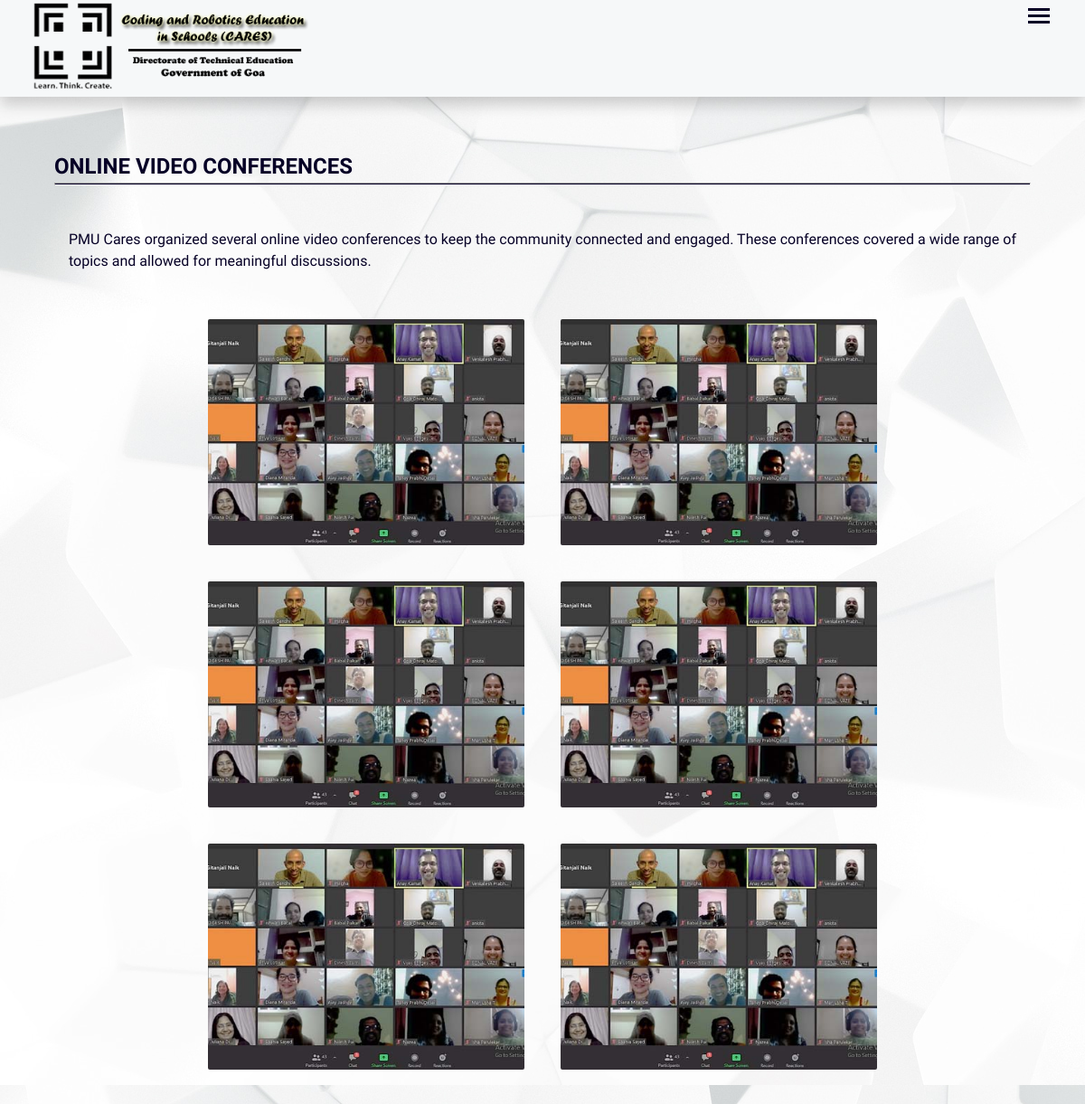
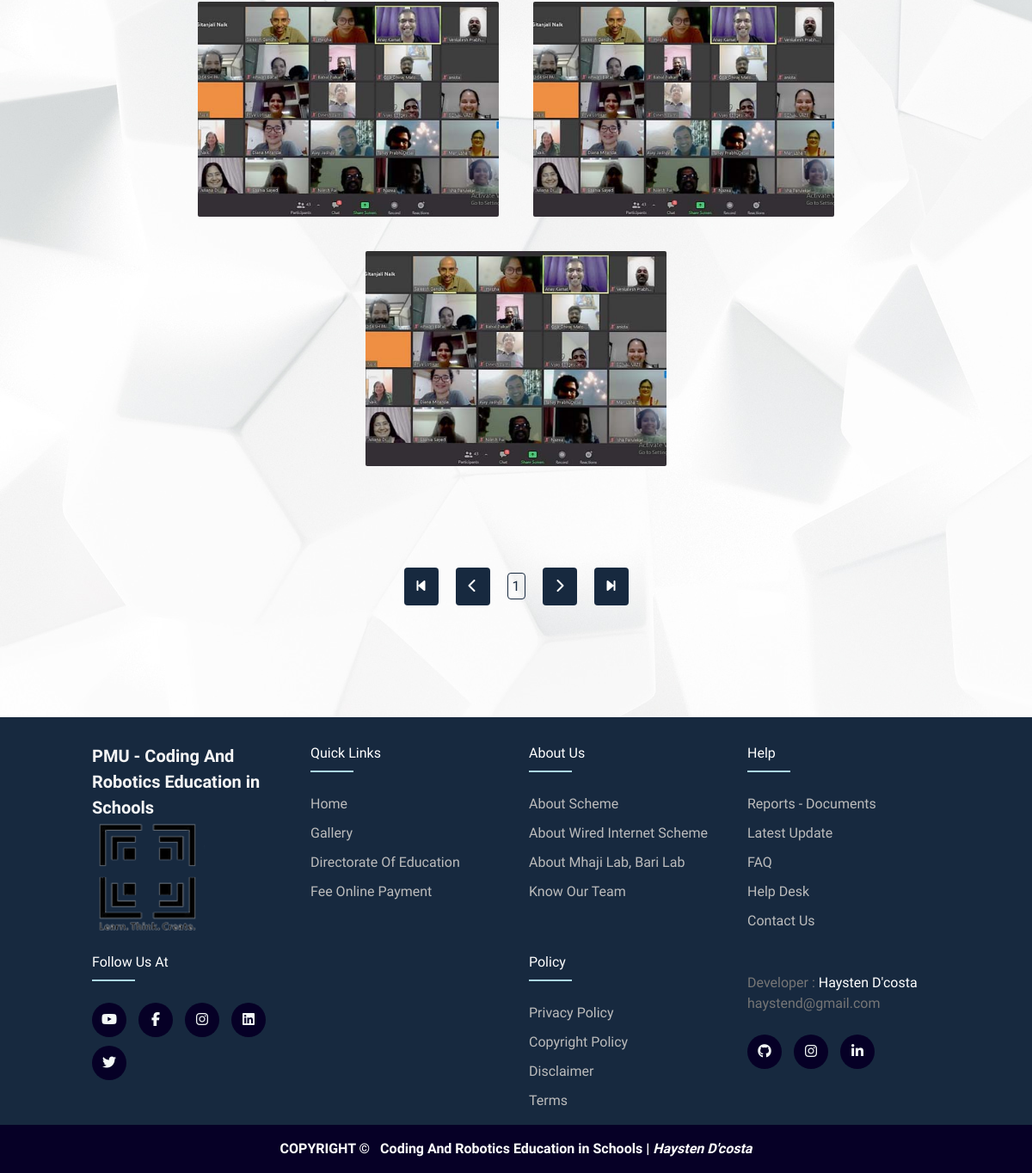
Page /php/gallery.php?id=2 on the committed database (2 pictures, top to bottom).
### tables this page shows
CREATE TABLE `pmucares_album` (
  `albumid` int(10) NOT NULL,
  `name` varchar(500) NOT NULL,
  `adesc` varchar(1000) NOT NULL,
  `image` varchar(500) NOT NULL,
  `date` datetime NOT NULL,
  `status` varchar(10) NOT NULL,
  `col_id` int(5) DEFAULT NULL,
  `category` varchar(30) DEFAULT NULL
);

CREATE TABLE `pmucares_gallery` (
  `gid` int(10) NOT NULL,
  `aid` int(10) NOT NULL,
  `gname` varchar(1000) NOT NULL,
  `gimages` varchar(1000) NOT NULL,
  `date` datetime NOT NULL,
  `status` varchar(20) NOT NULL
);

### php/gallery.php (the view, shortened to what this page needs)
<?php $aid=$_REQUEST['id']; ?>
<!DOCTYPE html>
<html lang="en">
<head>
    <link rel="stylesheet" href="https://cdnjs.cloudflare.com/ajax/libs/lightgallery-js/1.4.0/css/lightgallery.min.css">
    <link rel="stylesheet" href="https://cdnjs.cloudflare.com/ajax/libs/font-awesome/6.5.2/css/all.min.css">
    <link rel="stylesheet" href="https://unpkg.com/aos@2.3.1/dist/aos.css">
    <link rel="stylesheet" href="../css/header-footer.css">
    <link rel="stylesheet" href="../css/gallery.css">
</head>
<body>
    <header class="header">
        <div class="container">
            <div class="header-main">
                <div class="logo-container">
                    <a href="../index.php">
                        <img width="auto" height="100" src="../img/logo.png" alt="CARES LOGO"
                            sizes="(max-width: 375px) 100vw, 375px" />
                    </a>
                </div>
                <div class="open-nav-menu">
                    <span></span>
                </div>
            </div>
        </div>
    </header>
    <main class="main-section">
    <section class="gallery-section">
            <div class="gallery-section-container">
                <?php
                    include 'connect.php';
                    $sql = "SELECT * FROM pmucares_album WHERE albumid='$aid'";
                    $rs_result = mysqli_query($con, $sql);
                    while ($row = mysqli_fetch_assoc($rs_result))
                    {
                        $aname=$row['name'];
                        $adesc=$row['adesc'];
                ?>
                <?php echo" <h2>$aname</h2>" ?>
                <hr>
                <br><br>
                <?php echo" <div class='album-description'><p>$adesc</p></div>" ?>
                <?php
                    }
                ?>
                    <div class="gallery">
                    <?php
                        include 'connect.php';
                        $limit = 18;
                        $page = isset($_GET['page']) ? $_GET['page'] : 1;
                        $offset = ($page - 1) * $limit;
                        $sql = "SELECT * FROM pmucares_gallery WHERE aid=$aid AND status='process' ORDER BY gimages ASC LIMIT $offset, $limit";
                        $result = mysqli_query($con, $sql);
                        while ($row = mysqli_fetch_array($result)) {
                            $gimage = $row['gimages'];
                    ?>
                        <?php echo "<a href='../img/gallery/$gimage'><img src='../img/gallery/$gimage' alt='' data-aos='zoom-in-up' data-aos-once='true'></a>";?>
                        <?php } ?>
                    </div>
            </div>
            <div class="pagenation">
                <?php
                $sql = "SELECT COUNT(*) FROM pmucares_gallery where aid=$aid and status='process'";
                $result = mysqli_query($con, $sql);
                $total_rows = mysqli_fetch_array($result)[0];
                $total_pages = ceil($total_rows / $limit);
                $prev_page = max(1, $page - 1);
                echo "<a href='?id=$aid&page=1' class='special-btn" . ($page == 1 ? " active-page" : "") . "'><i class='fas fa-step-backward scale'></i></a>";
                echo "<a href='?id=$aid&page=$prev_page' class='special-btn'><i class='fas fa-chevron-left scale'></i></a>";
                echo "<div>";
                for($i = 1; $i <= $total_pages; $i++) {
                    echo "<a href='?id=$aid&page=$i' class='every-page".($page == $i ? " active-page" : "")."'>$i</a>";
                }
                echo "</div>";
                $next_page = min($total_pages, $page + 1);
                echo "<a href='?id=$aid&page=$next_page' class='special-btn'><i class='fas fa-chevron-right scale'></i></a>";
                echo "<a href='?id=$aid&page=$total_pages' class='special-btn" . ($page == 1 ? " active-page" : "") . "'><i class='fas fa-step-forward scale'></i></a>";
                ?>
            </div>
        </section>
    </main>
    <footer class="footer">
        <div class="footer-container">
            <div class="row">
                <div class="footer-col">
                    <h2>PMU - Coding And Robotics Education in Schools</h2>
                    <figure>
                        <img src="../img/logo1.png" class="scale" alt="CARES Logo" width=100px height=100px>
                    </figure>
                </div>
                <div class="footer-col">
                    <h4>Quick Links</h4>
                    <ul>
                        <li><a href="../index.php">Home</a></li>
                        <li><a href="gallery-album.php">Gallery</a></li>
                        <li><a href="#" target="_blank">Directorate of Education</a></li>
                        <li><a href="#">Fee Online Payment</a></li>
                    </ul>
                </div>
                <div class="footer-col">
                    <h4>About Us</h4>
                    <ul>
                        <li><a href="#">About Scheme</a></li>
                        <li><a href="#">About Wired Internet Scheme</a></li>
                        <li><a href="#">About Mhaji Lab, Bari Lab</a></li>
                        <li><a href="#">Know our Team</a></li>
                    </ul>
                </div>
                <div class="footer-col">
                    <h4>Help</h4>
                    <ul>
                        <li><a href="#">Reports - Documents</a></li>
                        <li><a href="#">Latest Update</a></li>
                        <li><a href="#">FAQ</a></li>
                        <li><a href="#">Help Desk</a></li>
                        <li><a href="contact-us.html">Contact us</a></li>
                    </ul>
                </div>
                <div class="footer-col">
                    <h4>Follow us at</h4>
                    <div class="social-links scale">
                        <a href="https://www.youtube.com/channel/UCxFgQGAMuymIvUYTJA8-SGw" target="_blank"><i
                                class="fab fa-youtube scal"></i></a>
                        <a href="https://www.facebook.com/caresgoa" target="_blank"><i
                                class="fab fa-facebook-f scal"></i></a>
                        <a href="https://www.instagram.com/cares_goa" target="_blank"><i
                                class="fab fa-instagram scal"></i></a>
                        <a href="https://www.linkedin.com/company/cares-goa" target="_blank"><i
                                class="fab fa-linkedin scal"></i></a>
                        <a href="https://www.twitter.com/cares_goa" target="_blank"><i
                                class="fab fa-twitter scal"></i></a>
                    </div>
                </div>
                <div class="footer-col"></div>
                <div class="footer-col">
                    <h4>Policy</h4>
                    <ul>
                        <li><a href="#">Privacy Policy</a></li>
                        <li><a href="#">Copyright Policy</a></li>
                        <li><a href="#">Disclaimer</a></li>
                        <li><a href="#">Terms</a></li>
                    </ul>
                </div>
                <div class="footer-col">
                    <p>
                        Developer : <a href="developer.html" class="unstyled-link">Haysten D'costa</a>
                        <br>haystend@gmail.com
                    </p>
                    <br>
                    <div class="social-links scale">
                        <a href="https://github.com/Haysten-D-costa/" target="_blank"><i
                                class="fab fa-github scal"></i></a>
                        <a href="https://www.instagram.com/haysten_d_costa/" target="_blank"><i
                                class="fab fa-instagram scal"></i></a>
                        <a href="https://www.linkedin.com/in/haysten-d-costa-625515252/" target="_blank"><i
                                class="fab fa-linkedin-in scal"></i></a>
                    </div>
                </div>
            </div>
        </div>
    </footer>
    <section class="copyright-section">
        <h4>COPYRIGHT &copy; &nbsp; Coding And Robotics Education in Schools | <i>Haysten D'costa<i></h4>
    </section>
</body>
</html>

### css/header-footer.css (style rules this page uses)
:root { --ff-primary: "Raleway", sans-serif; --fw-reg: 400; --fw-bold: 600; --dark-blue-primary: #060026; --dark-blue-secondary: #17293F; --white-color: #FFFFFF; --black-text: #0f1111; --white-text: #f4f8f7; --fs-h1: 2.5rem; --fs-h2: 2.25rem; --fs-h3: 1.25rem; --fs-h4: 1.05rem; --fs-body: 1rem; }
* { margin: 0; padding: 0; box-sizing: border-box; }
body { line-height: 1.5; font-family: "Raleway", sans-serif; font-weight: 400; background: var(--dark-blue-primary); }
main { padding: 126px 0 5vh; }
.container { max-width: 100%; margin: auto; background: var(--dark-blue-primary); }
ul { list-style: none; }
a { text-decoration: none; }
.header { position: fixed; width: 100%; left: 0; top: 0; z-index: 999; transition: all 0.3s ease-in-out; margin-bottom: 100rem; }
.header-main { background-color: #f6f8f9; display: flex; justify-content: space-between; align-items: start; padding: 0 1rem; box-shadow: 0 .5rem 1rem rgba(0,0,0,.2); }
.header .logo-container { padding: 0 15px; }
.header .open-nav-menu { height: 34px; width: 40px; margin-right: 15px; display: none; align-items: center; justify-content: center; cursor: pointer; }
.header .open-nav-menu span { display: block; height: 3px; width: 24px; background-color: var(--dark-blue-primary); position: relative; }
.header .open-nav-menu span:before, .header .open-nav-menu span:after { content: ""; position: absolute; left: 0; width: 100%; height: 100%; background-color: var(--dark-blue-primary); box-sizing: border-box; }
.header .open-nav-menu span:before { top: -7px; }
.header .open-nav-menu span:after { top: 7px; }
@media (max-width: 1300px) { .header .close-nav-menu, .header .open-nav-menu { display: flex; } }
.scale { transition: transform 0.5s ease; }
.footer-container { max-width: 90%; margin: auto; padding: 0 2rem; }
.footer .footer-container .row .footer-col h2 { font-size: var(--fs-h3); color: whitesmoke; }
.row { display: flex; flex-wrap: wrap; }
.footer { background: var(--dark-blue-secondary); padding: 30px 0 0; }
.footer img { height: 130px; width: auto; }
.footer-col { width: 20%; padding: 0 15px 1rem; }
.footer-col h4 { font-size: var(--fs-body); font-weight: var(--fw-bold); color: white; text-transform: capitalize; margin-bottom: 35px; font-weight: 500; position: relative; }
.footer-col h4::before { content: ''; position: absolute; left:0; bottom: -10px; background-color: lightblue; height: 2px; box-sizing: border-box; width: 50px; }
.footer-col ul li:not(:last-child) { margin-bottom: 10px; }
.footer-col ul li a { font-size: var(--fs-body); text-transform: capitalize; color: #bcbcbc; text-decoration: none; font-weight: 300; display: inline-block; transition: all 0.3s ease; }
.footer-col .social-links a { display: inline-block; height: 40px; width: 40px; background-color: var(--dark-blue-primary); margin:0 10px 10px 0; text-align: center; line-height: 40px; border-radius: 50%; color: var(--white-text); transition: all 0.5s ease; }
.footer-col p { margin-top: 1.5rem; color: #767676; }
.unstyled-link { text-decoration: none; color: white; }
@media screen and (max-width: 1200px) { .footer-col { width: 25%; } }
.copyright-section { color: var(--white-color); background: var(--dark-blue-primary); text-align: center; padding: 1rem; }

### css/gallery.css (style rules this page uses)
.main-section { background-image: url("../img/white-bg3.jpeg"); }
hr { padding: 0.5px; background-color: #060026; }
.gallery-section { color: #060026; background-size: cover; }
.gallery-section-container { max-width: 1250px; width: 90%; margin: auto; padding: 40px 0; }
.album-description { text-align: justify; margin-bottom: 2rem; padding: 0 1rem; }
.gallery { display: flex; justify-content: center; flex-wrap: wrap; width: 100%; margin: 0 auto; }
.gallery a { height: 250px; width: 350px; margin: 20px; border-radius: 2px; overflow: hidden; }
.gallery a img { height: 100%; width: 100%; object-fit: cover; }
.pagenation { display: flex; flex-direction: row; justify-content: center; align-items: center; margin: 3rem 0; padding-bottom: 2rem; }
.pagenation a { text-decoration: none; margin: 10px; border-radius: 4px; }
.every-page { color: #17293F; padding: 5px; border: 1px solid #17293F; }
.special-btn { padding: 10px 15px; color: white; background: #17293F; }

### rows in the picture
pmucares_album: name "ONLINE VIDEO CONFERENCES", adesc "PMU Cares organized several online video conferences to keep the community connected and engaged. These conferences covered a wide range of topics and allowed for meaningful discussions."
pmucares_gallery: gimages (picture)
pmucares_gallery: gimages (picture)
pmucares_gallery: gimages (picture)
pmucares_gallery: gimages (picture)
pmucares_gallery: gimages (picture)
pmucares_gallery: gimages (picture)
pmucares_gallery: gimages (picture)
pmucares_gallery: gimages (picture)
pmucares_gallery: gimages (picture)
